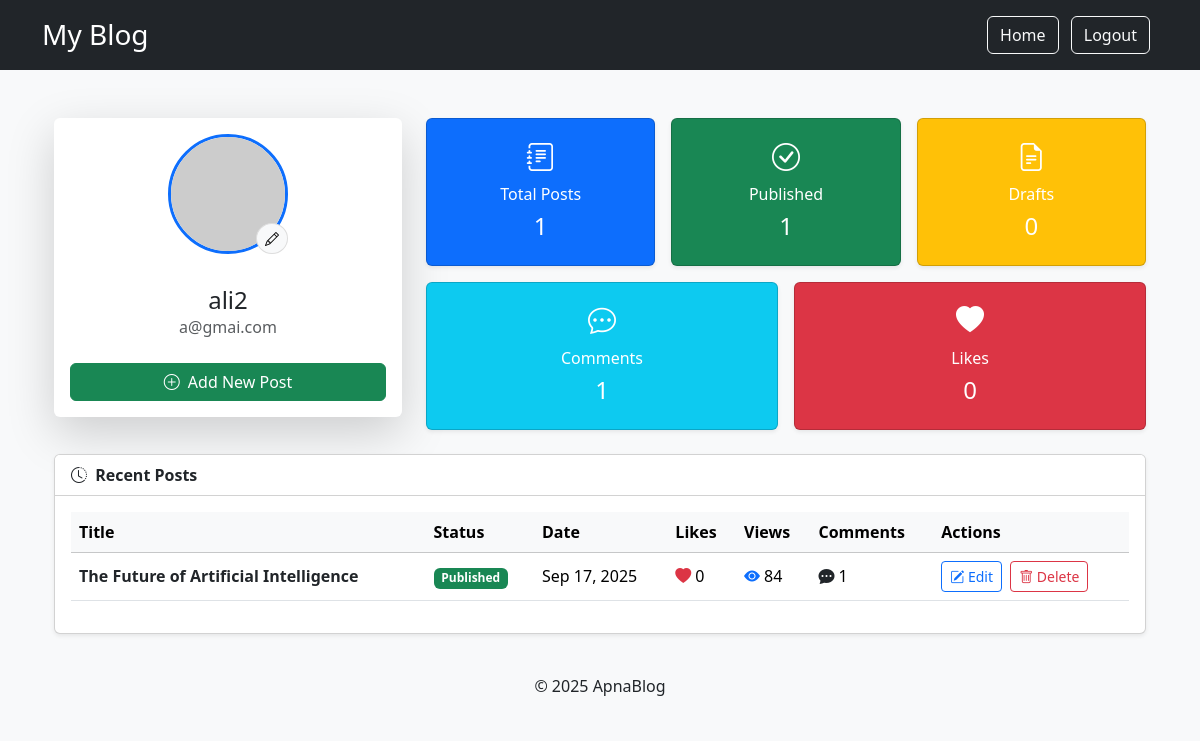
The page /dashboard/ (signed in) on the database as committed earlier.
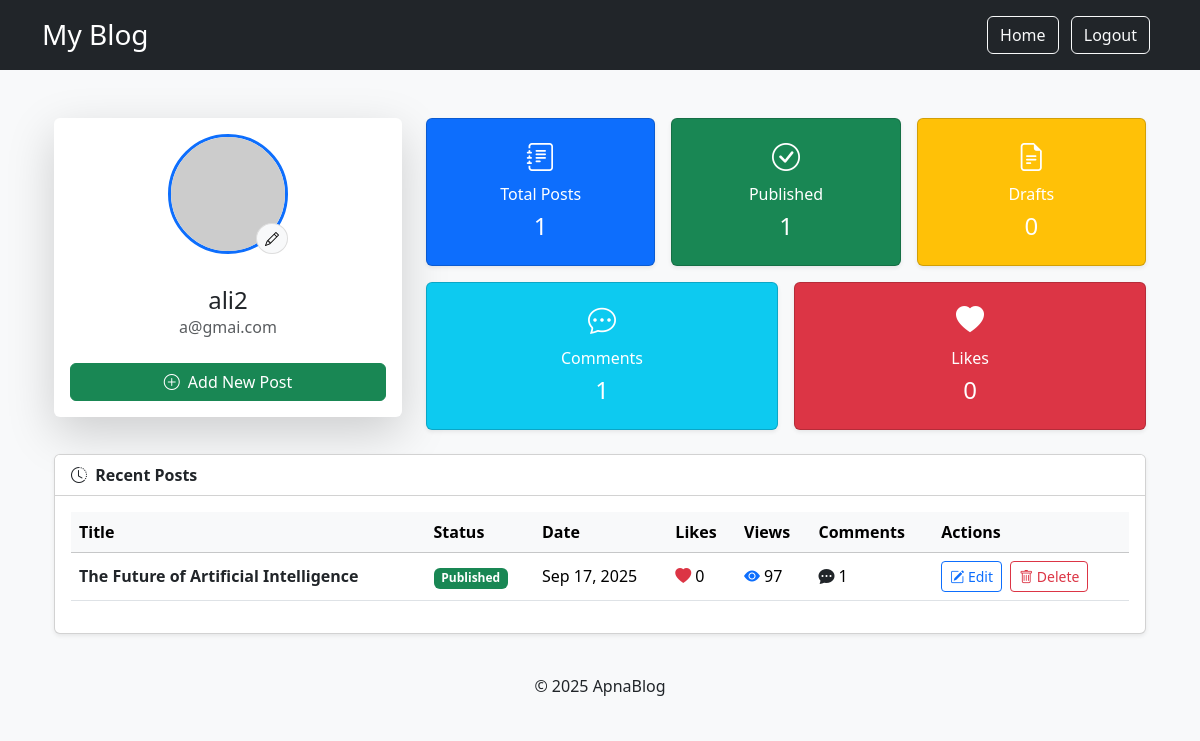
The same page on the database as committed later.
### post/models.py (models this page shows, shortened)
class Post(models.Model):
    STATUS_CHOICES = (
        ("draft", "Draft"),
        ("published", "Published"),
    )
    title = models.CharField(max_length=200)
    slug = models.SlugField(max_length=220, unique=True, blank=True)
    summary = models.TextField(max_length=300, help_text="Short summary for preview.")
    content = models.TextField()
    author = models.ForeignKey(User, on_delete=models.CASCADE, related_name="posts")
    category = models.ForeignKey(Category, on_delete=models.SET_NULL, null=True, blank=True)
    tags = models.ManyToManyField(Tag, blank=True)
    image = models.ImageField(upload_to="posts/", blank=True, null=True)
    created_at = models.DateTimeField(auto_now_add=True)
    updated_at = models.DateTimeField(auto_now=True)
    status = models.CharField(max_length=10, choices=STATUS_CHOICES, default="draft")
    views = models.PositiveIntegerField(default=0)

### accounts/views.py (the view)
# urls.py: path('dashboard/', accounts_views.dashboard, name='dashboard'),
def dashboard(request):
    if not request.user.is_authenticated:
        return redirect('login')
    user_posts = Post.objects.filter(author=request.user)
    total_posts = user_posts.count()
    published_posts = user_posts.filter(status="published").count()
    draft_posts = user_posts.filter(status="draft").count()
    recent_posts = user_posts.order_by('-created_at')[:5]
    total_comments = sum(post.comments.count() for post in user_posts)
    total_likes = sum(post.likes.count() for post in user_posts)
    profile_img_url = None
    try:
        if request.user.profile.image and request.user.profile.image.url:
            profile_img_url = request.user.profile.image.url
    except Exception:
        pass
    if not profile_img_url:
        profile_img_url = f"https://ui-avatars.com/api/?name={request.user.username}&background=0D8ABC&color=fff&size=80"
    return render(request, 'dashboard.html', {
        'user_posts': user_posts,
        'total_posts': total_posts,
        'published_posts': published_posts,
        'draft_posts': draft_posts,
        'recent_posts': recent_posts,
        'total_comments': total_comments,
        'total_likes': total_likes,
        'profile_img_url': profile_img_url,
    })

### templates/dashboard.html (shortened to what the changed rows need)
{% extends "base.html" %}
{% block content %}
<div class="container mt-5">
    <div class="card shadow-sm">
        <div class="card-body">
            <div class="table-responsive">
                <table class="table align-middle table-hover">
                    <thead class="table-light">
                        <tr>
                            <th>Title</th>
                            <th>Status</th>
                            <th>Date</th>
                            <th>Likes</th>
                            <th>Views</th>
                            <th>Comments</th>
                            <th>Actions</th>
                        </tr>
                    </thead>
                    <tbody>
                        {% for post in recent_posts %}
                        <tr>
                            <td>
                                <a href="{% url 'post_detail' post.id %}"
                                   class="fw-bold text-decoration-none text-dark">
                                    {{ post.title }}
                                </a>
                            </td>
                            <td>
                                {% if post.status == 'published' %}
                                    <span class="badge bg-success">Published</span>
                                {% else %}
                                    <span class="badge bg-secondary">Draft</span>
                                {% endif %}
                            </td>
                            <td>{{ post.created_at|date:"M d, Y" }}</td>
                            <td><i class="bi bi-heart-fill text-danger me-1"></i>{{ post.likes.count }}</td>
                            <td><i class="bi bi-eye-fill text-primary me-1"></i>{{ post.views }}</td>
                            <td><i class="bi bi-chat-dots-fill text-dark me-1"></i>{{ post.comments.count }}</td>
                            <td>
                                <a href="{% url 'edit_post' post.id %}" class="btn btn-sm btn-outline-primary me-1" title="Edit Post">
                                    <i class="bi bi-pencil-square"></i> Edit
                                </a>
                                <a href="{% url 'delete_post' post.id %}" class="btn btn-sm btn-outline-danger" title="Delete Post" onclick="return confirm('Are you sure you want to delete this post?');">
                                    <i class="bi bi-trash"></i> Delete
                                </a>
                            </td>
                        </tr>
                        {% empty %}
                        <tr>
                            <td colspan="7" class="text-center text-muted">No posts found.</td>
                        </tr>
                        {% endfor %}
                    </tbody>
                </table>
            </div>
        </div>
    </div>
</div>
{% endblock %}

Rows that differ between the two databases and show on the page:
changed Post "The Future of Artificial Intelligence": views "84" → "97"
